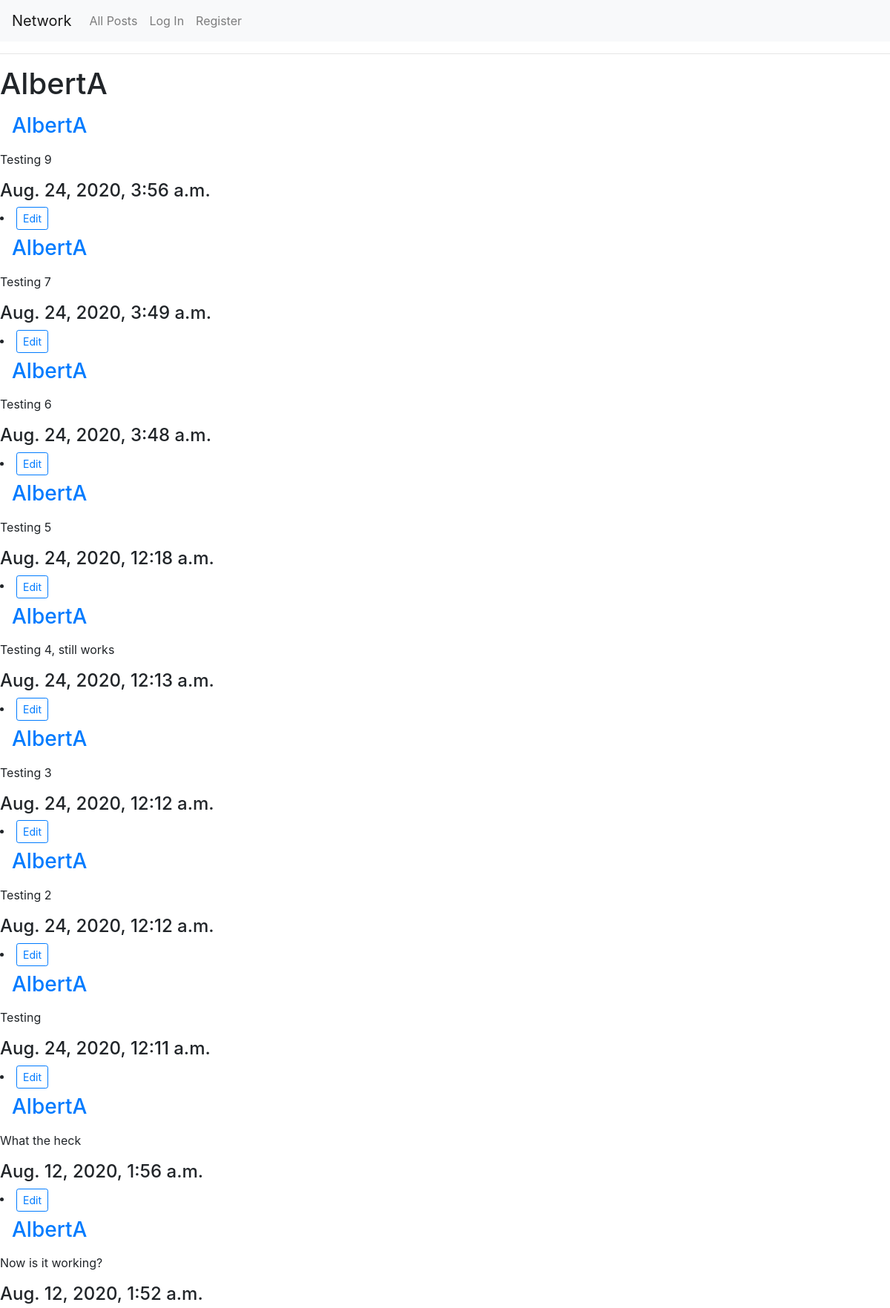
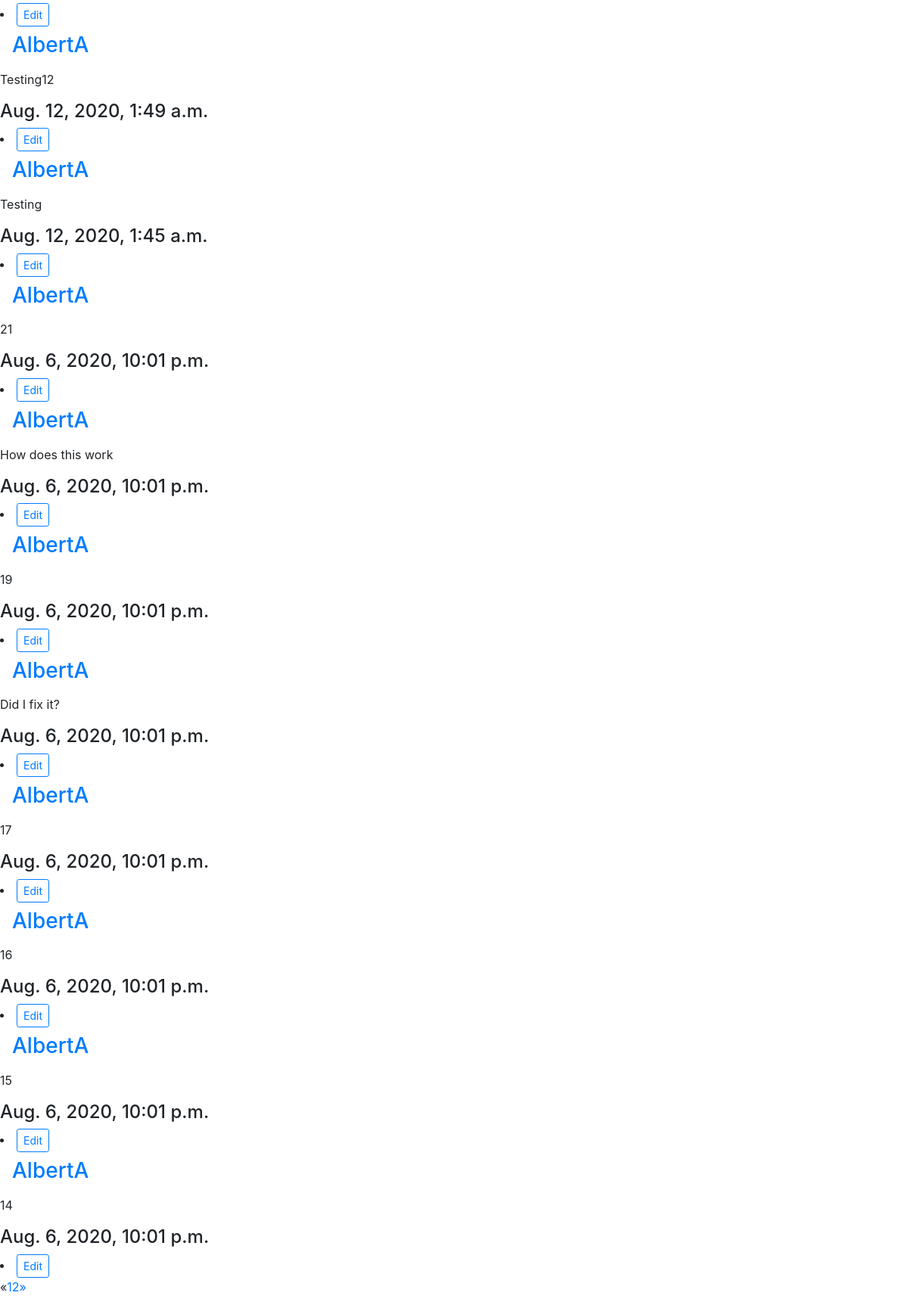
The page /network/AlbertA (signed in) on the database its author committed (2 pictures, top to bottom).
### network/models.py (models this page shows, shortened)
class User(AbstractUser):
    following = models.ManyToManyField("self", blank=True, related_name="followers", symmetrical=False)

class Tweet(models.Model):
    poster = models.ForeignKey("User", on_delete=models.CASCADE, related_name="tweets")
    body = models.TextField(blank=True)
    likes = models.ManyToManyField("User", related_name="liked_tweets")
    timestamp = models.DateTimeField(auto_now_add=True)

### network/views.py (the view)
# urls.py: path("network/<str:feed>", views.feed, name="feed"),
@login_required
def feed(request, feed):
    print("trying")
    if feed == "all":
        tweets = Tweet.objects.all()
    elif feed == "following":
        followers = request.user.following.all()
        tweets = Tweet.objects.filter(poster__in=followers)
    else:
        tweets = Tweet.objects.filter(poster__username=feed)
    tweets = tweets.order_by("-timestamp").all()
    paginator = Paginator(tweets, 20)
    page = request.GET.get('page', 1)
    try:
        tws = paginator.page(page)
    except PageNotAnInteger:
        tws = paginator.page(1)
    except EmptyPage:
        tws = paginator.page(paginator.num_pages)
    for tweet in tws:
        print(tweet.body)
    if feed == "all":
        return render(request, "network/all.html", {"tweets":tws})
    elif feed == "following":
        return render(request, "network/following.html", {"tweets":tws})
    else:
        return render(request, "network/user.html", {"tweets":tws, "user":feed})

### network/templates/network/user.html (shortened to what this page needs)
{% extends "network/layout.html" %}
{% load static %}
{% block body %}
    <hr>
    <div id="feed-view">
    <div id="title-view">
    <h1 id="title" data={{user}}> {{user}} </h1>
    </div>
        {% for tweet in tweets %}
        <div class="tweet" id="tweet{{tweet.id}}" data={{tweet.poster.username}}>
        <h3 id={{tweet.poster.username}}> <a class="nav-link" id="user" href="{% url 'feed' feed=tweet.poster.username %}"> {{tweet.poster.username}} </a></h3>
        <p> {{tweet.body}} </p>
        <h4> {{tweet.timestamp}} </h4>
        </div>
        {% if request.user == tweet.poster %}
        <li class="nav-item" id={{tweet.id}}>
                        <button class="btn btn-sm btn-outline-primary" id="edit">Edit</button>
                    </li>
        {% endif %}
        {% endfor %}
        {% if tweets.has_other_pages %}
  <ul class="pagination">
    {% if tweets.has_previous %}
      <li><a href="?page={{ users.previous_page_number }}">&laquo;</a></li>
    {% else %}
      <li class="disabled"><span>&laquo;</span></li>
    {% endif %}
    {% for i in tweets.paginator.page_range %}
      {% if users.number == i %}
        <li class="active"><span>{{ i }} <span class="sr-only">(current)</span></span></li>
      {% else %}
        <li><a href="?page={{ i }}">{{ i }}</a></li>
      {% endif %}
    {% endfor %}
    {% if tweets.has_next %}
      <li><a href="?page={{ users.next_page_number }}">&raquo;</a></li>
    {% else %}
      <li class="disabled"><span>&raquo;</span></li>
    {% endif %}
  </ul>
{% endif %}
    </div>
{% endblock %}

### rows shown on the page
User: username "AlbertA"
Tweet: poster.username "AlbertA", body "Testing 9", timestamp "Aug. 24, 2020, 3:56 a.m."
Tweet: poster.username "AlbertA", body "Testing 7", timestamp "Aug. 24, 2020, 3:49 a.m."
Tweet: poster.username "AlbertA", body "Testing 6", timestamp "Aug. 24, 2020, 3:48 a.m."
Tweet: poster.username "AlbertA", body "Testing 5", timestamp "Aug. 24, 2020, 12:18 a.m."
Tweet: poster.username "AlbertA", body "Testing 4, still works", timestamp "Aug. 24, 2020, 12:13 a.m."
Tweet: poster.username "AlbertA", body "Testing 3", timestamp "Aug. 24, 2020, 12:12 a.m."
Tweet: poster.username "AlbertA", body "Testing 2", timestamp "Aug. 24, 2020, 12:12 a.m."
Tweet: poster.username "AlbertA", body "Testing", timestamp "Aug. 24, 2020, 12:11 a.m."
Tweet: poster.username "AlbertA", body "What the heck", timestamp "Aug. 12, 2020, 1:56 a.m."
Tweet: poster.username "AlbertA", body "Now is it working?", timestamp "Aug. 12, 2020, 1:52 a.m."
Tweet: poster.username "AlbertA", body "Testing12", timestamp "Aug. 12, 2020, 1:49 a.m."
Tweet: poster.username "AlbertA", body "Testing", timestamp "Aug. 12, 2020, 1:45 a.m."
Tweet: poster.username "AlbertA", body "21", timestamp "Aug. 6, 2020, 10:01 p.m."
Tweet: poster.username "AlbertA", body "How does this work", timestamp "Aug. 6, 2020, 10:01 p.m."
Tweet: poster.username "AlbertA", body "19", timestamp "Aug. 6, 2020, 10:01 p.m."
Tweet: poster.username "AlbertA", body "Did I fix it?", timestamp "Aug. 6, 2020, 10:01 p.m."
Tweet: poster.username "AlbertA", body "17", timestamp "Aug. 6, 2020, 10:01 p.m."
Tweet: poster.username "AlbertA", body "16", timestamp "Aug. 6, 2020, 10:01 p.m."
Tweet: poster.username "AlbertA", body "15", timestamp "Aug. 6, 2020, 10:01 p.m."
Tweet: poster.username "AlbertA", body "14", timestamp "Aug. 6, 2020, 10:01 p.m."

### other values the page prints
{{ i }} "1" "2"
